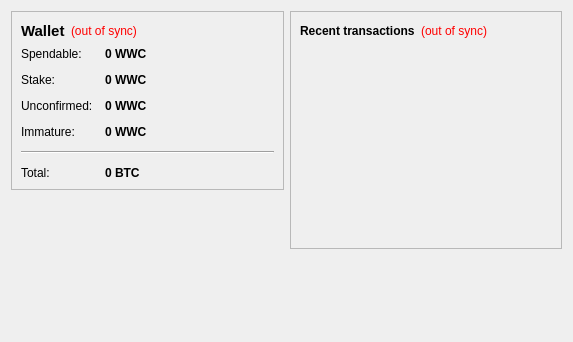
<?xml version="1.0" encoding="UTF-8"?>
<ui version="4.0">
 <class>OverviewPage</class>
 <widget class="QWidget" name="OverviewPage">
  <property name="geometry">
   <rect>
    <x>0</x>
    <y>0</y>
    <width>573</width>
    <height>342</height>
   </rect>
  </property>
  <property name="windowTitle">
   <string>Form</string>
  </property>
  <layout class="QHBoxLayout" name="horizontalLayout" stretch="1,1">
   <item>
    <layout class="QVBoxLayout" name="verticalLayout_2">
     <item>
      <widget class="QFrame" name="frame">
       <property name="frameShape">
        <enum>QFrame::StyledPanel</enum>
       </property>
       <property name="frameShadow">
        <enum>QFrame::Raised</enum>
       </property>
       <layout class="QVBoxLayout" name="verticalLayout_4">
        <item>
         <layout class="QHBoxLayout" name="horizontalLayout_4">
          <item>
           <widget class="QLabel" name="label_5">
            <property name="font">
             <font>
              <pointsize>11</pointsize>
              <weight>75</weight>
              <bold>true</bold>
             </font>
            </property>
            <property name="text">
             <string>Wallet</string>
            </property>
           </widget>
          </item>
          <item>
           <widget class="QLabel" name="labelWalletStatus">
            <property name="toolTip">
             <string>The displayed information may be out of date. Your wallet automatically synchronizes with the WoundedWarriorCoin network after a connection is established, but this process has not completed yet.</string>
            </property>
            <property name="styleSheet">
             <string notr="true">QLabel { color: red; }</string>
            </property>
            <property name="text">
             <string notr="true">(out of sync)</string>
            </property>
            <property name="alignment">
             <set>Qt::AlignLeading|Qt::AlignLeft|Qt::AlignVCenter</set>
            </property>
           </widget>
          </item>
          <item>
           <spacer name="horizontalSpacer_2">
            <property name="orientation">
             <enum>Qt::Horizontal</enum>
            </property>
            <property name="sizeHint" stdset="0">
             <size>
              <width>40</width>
              <height>20</height>
             </size>
            </property>
           </spacer>
          </item>
         </layout>
        </item>
        <item>
         <layout class="QFormLayout" name="formLayout_2">
          <property name="fieldGrowthPolicy">
           <enum>QFormLayout::AllNonFixedFieldsGrow</enum>
          </property>
          <property name="horizontalSpacing">
           <number>12</number>
          </property>
          <property name="verticalSpacing">
           <number>12</number>
          </property>
          <item row="0" column="0">
           <widget class="QLabel" name="label">
            <property name="text">
             <string>Spendable:</string>
            </property>
           </widget>
          </item>
          <item row="0" column="1">
           <widget class="QLabel" name="labelBalance">
            <property name="font">
             <font>
              <weight>75</weight>
              <bold>true</bold>
             </font>
            </property>
            <property name="cursor">
             <cursorShape>IBeamCursor</cursorShape>
            </property>
            <property name="toolTip">
             <string>Your current spendable balance</string>
            </property>
            <property name="text">
             <string notr="true">0 WWC</string>
            </property>
            <property name="textInteractionFlags">
             <set>Qt::LinksAccessibleByMouse|Qt::TextSelectableByKeyboard|Qt::TextSelectableByMouse</set>
            </property>
           </widget>
          </item>
          <item row="1" column="0">
           <widget class="QLabel" name="label_6">
            <property name="text">
             <string>Stake:</string>
            </property>
           </widget>
          </item>
          <item row="1" column="1">
           <widget class="QLabel" name="labelStake">
            <property name="font">
             <font>
              <weight>75</weight>
              <bold>true</bold>
             </font>
            </property>
            <property name="cursor">
             <cursorShape>IBeamCursor</cursorShape>
            </property>
            <property name="toolTip">
             <string>Total of coins that was staked, and do not yet count toward the current balance</string>
            </property>
            <property name="text">
             <string notr="true">0 WWC</string>
            </property>
            <property name="textInteractionFlags">
             <set>Qt::LinksAccessibleByMouse|Qt::TextSelectableByKeyboard|Qt::TextSelectableByMouse</set>
            </property>
           </widget>
          </item>
          <item row="2" column="0">
           <widget class="QLabel" name="label_3">
            <property name="text">
             <string>Unconfirmed:</string>
            </property>
           </widget>
          </item>
          <item row="2" column="1">
           <widget class="QLabel" name="labelUnconfirmed">
            <property name="font">
             <font>
              <weight>75</weight>
              <bold>true</bold>
             </font>
            </property>
            <property name="cursor">
             <cursorShape>IBeamCursor</cursorShape>
            </property>
            <property name="toolTip">
             <string>Total of transactions that have yet to be confirmed, and do not yet count toward the current balance</string>
            </property>
            <property name="text">
             <string notr="true">0 WWC</string>
            </property>
            <property name="textInteractionFlags">
             <set>Qt::LinksAccessibleByMouse|Qt::TextSelectableByKeyboard|Qt::TextSelectableByMouse</set>
            </property>
           </widget>
          </item>
          <item row="3" column="0">
           <widget class="QLabel" name="labelImmatureText">
            <property name="text">
             <string>Immature:</string>
            </property>
           </widget>
          </item>
          <item row="3" column="1">
           <widget class="QLabel" name="labelImmature">
            <property name="font">
             <font>
              <weight>75</weight>
              <bold>true</bold>
             </font>
            </property>
            <property name="toolTip">
             <string>Mined balance that has not yet matured</string>
            </property>
            <property name="text">
             <string notr="true">0 WWC</string>
            </property>
            <property name="textInteractionFlags">
             <set>Qt::LinksAccessibleByMouse|Qt::TextSelectableByKeyboard|Qt::TextSelectableByMouse</set>
            </property>
           </widget>
          </item>
          <item row="4" column="0" colspan="2">
           <widget class="Line" name="line">
            <property name="orientation">
             <enum>Qt::Horizontal</enum>
            </property>
           </widget>
          </item>
          <item row="5" column="0">
           <widget class="QLabel" name="labelTotalText">
            <property name="text">
             <string>Total:</string>
            </property>
           </widget>
          </item>
          <item row="5" column="1">
           <widget class="QLabel" name="labelTotal">
            <property name="font">
             <font>
              <weight>75</weight>
              <bold>true</bold>
             </font>
            </property>
            <property name="cursor">
             <cursorShape>IBeamCursor</cursorShape>
            </property>
            <property name="toolTip">
             <string>Your current total balance</string>
            </property>
            <property name="text">
             <string notr="true">0 BTC</string>
            </property>
            <property name="textInteractionFlags">
             <set>Qt::LinksAccessibleByMouse|Qt::TextSelectableByKeyboard|Qt::TextSelectableByMouse</set>
            </property>
           </widget>
          </item>
         </layout>
        </item>
       </layout>
      </widget>
     </item>
     <item>
      <spacer name="verticalSpacer">
       <property name="orientation">
        <enum>Qt::Vertical</enum>
       </property>
       <property name="sizeHint" stdset="0">
        <size>
         <width>20</width>
         <height>40</height>
        </size>
       </property>
      </spacer>
     </item>
    </layout>
   </item>
   <item>
    <layout class="QVBoxLayout" name="verticalLayout_3">
     <item>
      <widget class="QFrame" name="frame_2">
       <property name="frameShape">
        <enum>QFrame::StyledPanel</enum>
       </property>
       <property name="frameShadow">
        <enum>QFrame::Raised</enum>
       </property>
       <layout class="QVBoxLayout" name="verticalLayout">
        <item>
         <layout class="QHBoxLayout" name="horizontalLayout_2">
          <item>
           <widget class="QLabel" name="label_4">
            <property name="text">
             <string>&lt;b&gt;Recent transactions&lt;/b&gt;</string>
            </property>
           </widget>
          </item>
          <item>
           <widget class="QLabel" name="labelTransactionsStatus">
            <property name="toolTip">
             <string>The displayed information may be out of date. Your wallet automatically synchronizes with the WoundedWarriorCoin network after a connection is established, but this process has not completed yet.</string>
            </property>
            <property name="styleSheet">
             <string notr="true">QLabel { color: red; }</string>
            </property>
            <property name="text">
             <string notr="true">(out of sync)</string>
            </property>
            <property name="alignment">
             <set>Qt::AlignRight|Qt::AlignTrailing|Qt::AlignVCenter</set>
            </property>
           </widget>
          </item>
          <item>
           <spacer name="horizontalSpacer">
            <property name="orientation">
             <enum>Qt::Horizontal</enum>
            </property>
            <property name="sizeHint" stdset="0">
             <size>
              <width>40</width>
              <height>20</height>
             </size>
            </property>
           </spacer>
          </item>
         </layout>
        </item>
        <item>
         <widget class="QListView" name="listTransactions">
          <property name="styleSheet">
           <string notr="true">QListView { background: transparent; }</string>
          </property>
          <property name="frameShape">
           <enum>QFrame::NoFrame</enum>
          </property>
          <property name="verticalScrollBarPolicy">
           <enum>Qt::ScrollBarAlwaysOff</enum>
          </property>
          <property name="horizontalScrollBarPolicy">
           <enum>Qt::ScrollBarAlwaysOff</enum>
          </property>
          <property name="selectionMode">
           <enum>QAbstractItemView::NoSelection</enum>
          </property>
         </widget>
        </item>
       </layout>
      </widget>
     </item>
     <item>
      <spacer name="verticalSpacer_2">
       <property name="orientation">
        <enum>Qt::Vertical</enum>
       </property>
       <property name="sizeHint" stdset="0">
        <size>
         <width>20</width>
         <height>40</height>
        </size>
       </property>
      </spacer>
     </item>
    </layout>
   </item>
  </layout>
 </widget>
 <resources/>
 <connections/>
</ui>
